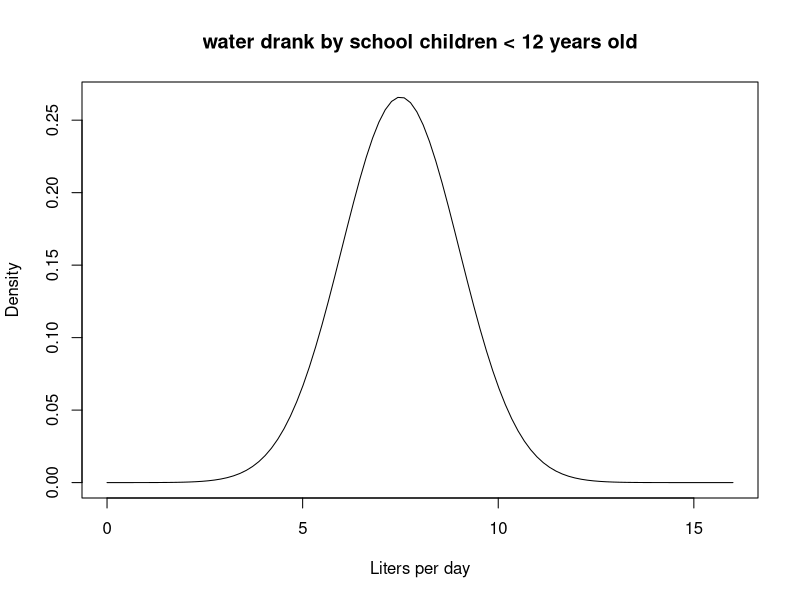
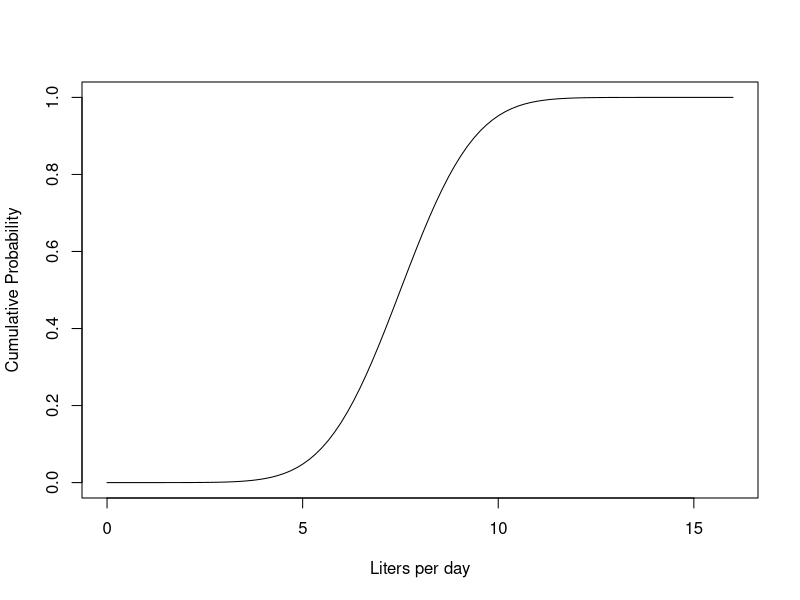
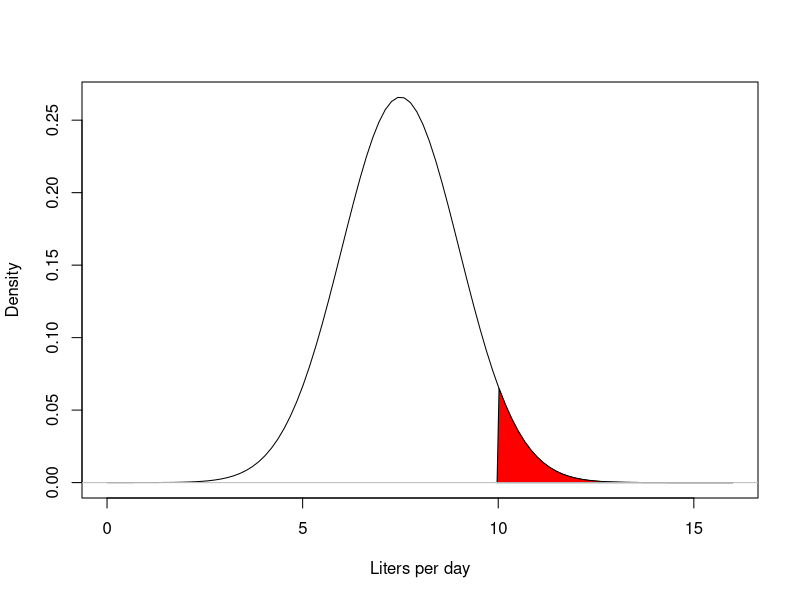

Write R code to recreate these figures, in order.
# Plotting and working with probability distributions
rnorm(10, 2, sd=5)
rpois(7, lambda=4)
rbinom(7, 12, prob=0.5)

# Example to plot a normal curve with
# mean = 7.5
# sd = 1.5

x <- seq(0, 16, length=100)
nd.height <- dnorm(x, mean = 7.5, sd = 1.5)
plot(x, nd.height, type = "l", xlab = "Liters per day",  ylab = "Density", main = "water drank by school children < 12 years old") 

pnorm(4, mean = 7.5, sd = 1.5, lower.tail = TRUE)

qnorm(0.65, mean=7.5, sd=1.5)
qnorm(0.5, mean=7.5, sd=1.5)
qnorm(0.95, mean=7.5, sd=1.5)

#Plotting cumulative probabilty
ld.cdf <- pnorm(x, mean = 7.5, sd = 1.5, lower.tail = TRUE)
plot(x, ld.cdf, type = "l", xlab = " Liters per day ", ylab = "Cumulative Probability")

plot(x, nd.height, type = "l", xlab = "Liters per day",  ylab = "Density")

# Highlight 95th percentile 

ld.lower <- 9.97 # qnorm(0.95, mean=7.5, sd=1.5)
ld.upper <- 16
i <- x >= ld.lower & x <= ld.upper #returns a logical vector
polygon(c(ld.lower,x[i], ld.upper), c(0, nd.height [i],0), col="red")
abline(h = 0, col = "gray")

pnorm(9.97, mean = 7.5, sd = 1.5, lower.tail = FALSE)


